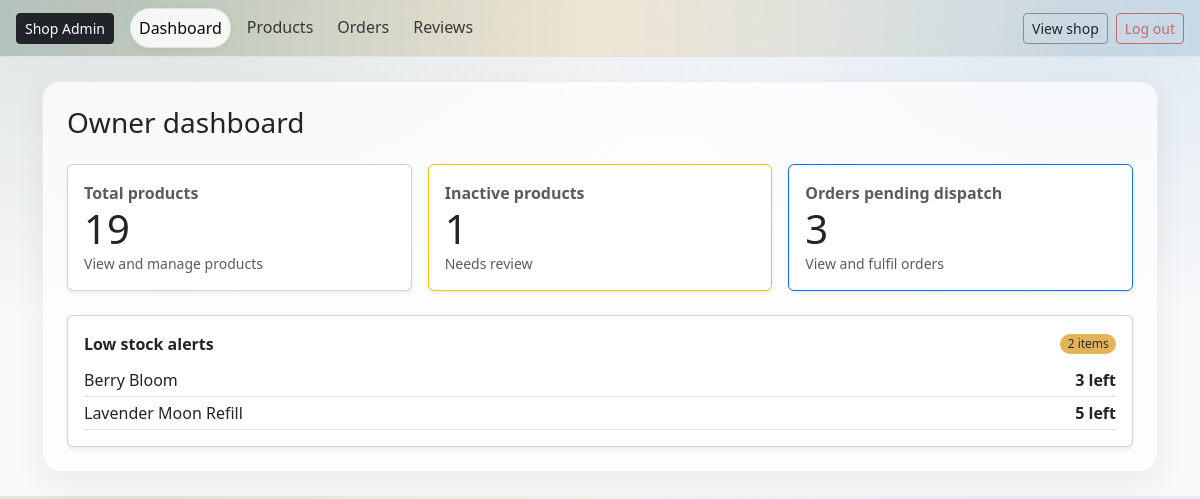
The app's page /owner/dashboard/ (signed in) with its own data.
### catalog/models.py (models this page shows, shortened)
class Product(models.Model):
    title = models.CharField(max_length=160)
    slug = models.SlugField(max_length=180, unique=True, blank=True)
    description = models.TextField(blank=True)
    scent = models.CharField(max_length=50, help_text="e.g. Lavender, Citrus")
    weight_g = models.PositiveIntegerField(help_text="Net weight in grams")
    price = models.DecimalField(max_digits=6, decimal_places=2)
    stock_qty = models.PositiveIntegerField(default=0)
    active = models.BooleanField(default=True)
    created_at = models.DateTimeField(auto_now_add=True)
    tags = models.CharField(
        max_length=250,
        blank=True,
        help_text="Comma-separated tags, e.g. winter, woody, refillable"
    )
    class Meta:
        ordering = ["title"]

### owner/views.py (the view)
# urls.py: path("dashboard/", views.dashboard, name="owner_dashboard"),
@staff_member_required(login_url="owner:owner_login")
def dashboard(request):
    low_qs = Product.objects.filter(
        active=True,
        stock_qty__lte=settings.LOW_STOCK_THRESHOLD
    ).order_by("stock_qty", "title")
    pending_dispatch_qs = Order.objects.filter(
        status=Order.PAID,
        fulfilment_status=Order.NEW,
    )
    return render(request, "owner/dashboard.html", {
        "product_count": Product.objects.count(),
        "inactive_count": Product.objects.filter(active=False).count(),
        "pending_orders": pending_dispatch_qs.count(),
        "low_stock_count": low_qs.count(),
        "low_stock": low_qs[:10],
        "LOW_STOCK_THRESHOLD": settings.LOW_STOCK_THRESHOLD,
    })

### cart/context_processors.py (called while the page is built)
def cart_count(request):
    cart = get_or_create_cart(request)
    try:
        count = sum(i.qty for i in cart.items.all())
    except Exception:
        count = 0
    return {"cart_count": count}

### cart/utils.py (called while the page is built)
def get_or_create_cart(request):
    if not request.session.session_key:
        request.session.create()
    request.session.set_expiry(60 * 60 * 24 * 14)
    session_key = request.session.session_key
    if request.user.is_authenticated:
        cart, created = Cart.objects.get_or_create(
            user=request.user,
            defaults={"session_key": session_key},
        )
        if not cart.session_key:
            cart.session_key = session_key
            cart.save(update_fields=["session_key"])
        return cart
    cart, _ = Cart.objects.get_or_create(user=None, session_key=session_key)
    return cart

### owner/templates/owner/dashboard.html
{% extends "owner/base_owner.html" %}
{% load static %}
{% block content %}
<h1 class="h3 mb-4">Owner dashboard</h1>
<div class="row g-3">
  <div class="col-md-4">
    <a href="{% url 'owner:owner_products' %}" class="text-decoration-none text-dark">
      <div class="card p-3 h-100 shadow-sm">
        <div class="fw-semibold text-muted">Total products</div>
        <div class="display-6">{{ product_count }}</div>
        <small class="text-muted">View and manage products</small>
      </div>
    </a>
  </div>
  <div class="col-md-4">
    <a href="{% url 'owner:owner_products' %}" class="text-decoration-none text-dark">
      <div class="card p-3 h-100 shadow-sm {% if inactive_count %}border-warning{% endif %}">
        <div class="fw-semibold text-muted">Inactive products</div>
        <div class="display-6">
          {{ inactive_count }}
        </div>
        <small class="text-muted">
          {% if inactive_count %}
            Needs review
          {% else %}
            All active ✔
          {% endif %}
        </small>
      </div>
    </a>
  </div>
  <div class="col-md-4">
    <a href="{% url 'owner:owner_orders' %}" class="text-decoration-none text-dark">
      <div class="card p-3 h-100 shadow-sm {% if pending_orders %}border-primary{% endif %}">
        <div class="fw-semibold text-muted">Orders pending dispatch</div>
        <div class="display-6">{{ pending_orders }}</div>
        <small class="text-muted">View and fulfil orders</small>
      </div>
    </a>
  </div>
</div>
<div class="card p-3 mt-4 shadow-sm">
  <div class="d-flex justify-content-between align-items-center mb-2">
    <div class="fw-semibold">Low stock alerts</div>
    {% if low_stock_count %}
      <span class="badge text-bg-warning">
        {{ low_stock_count }} item{{ low_stock_count|pluralize }}
      </span>
    {% else %}
      <span class="badge text-bg-success">All good</span>
    {% endif %}
  </div>
  <ul class="list-unstyled mb-0">
    {% for p in low_stock %}
      <li class="d-flex justify-content-between py-1 border-bottom">
        <span>{{ p.title }}</span>
        <span class="fw-semibold">{{ p.stock_qty }} left</span>
      </li>
    {% empty %}
      <li class="text-muted py-2">
        🎉 No low-stock items — everything is healthy
      </li>
    {% endfor %}
  </ul>
</div>
{% endblock content %}

### static/css/base-admin.css (style rules this page uses)
:root { --bb-primary: #0a0b0b; --bb-secondary: #8f8a83; --bb-success: #8f8a83; --bb-warning: #e3b35a; --bb-danger: #c46a6a; --bb-info: #7aa6c9; --bb-bg-soft: rgba(255, 255, 255, .85); --bb-border-soft: rgba(0, 0, 0, .08); --bb-shadow-soft: 0 12px 30px rgba(0, 0, 0, .06); --bb-primary: #0a0b0b; --bb-primary-dark: #0a0b0b; --bb-cream: #f6f4f0; --bb-text: #333333; }
body.bb-admin { background: radial-gradient(1200px 600px at 10% 0%, rgba(95, 127, 107, .18), transparent 55%), radial-gradient(900px 500px at 90% 10%, rgba(122, 166, 201, .20), transparent 55%), #f8f9fa; }
.badge { border-radius: 999px; font-weight: 500; padding: .35em .6em; }
.text-bg-warning { background-color: var(--bb-warning) !important; color: #2d2d2d !important; }

### records on screen
Product: title "Berry Bloom", stock_qty "3"
Product: title "Lavender Moon Refill", stock_qty "5"

### other values on screen
{{ product_count }} "19"
{{ inactive_count }} "1"
{{ pending_orders }} "3"
{{ low_stock_count }} "2"
